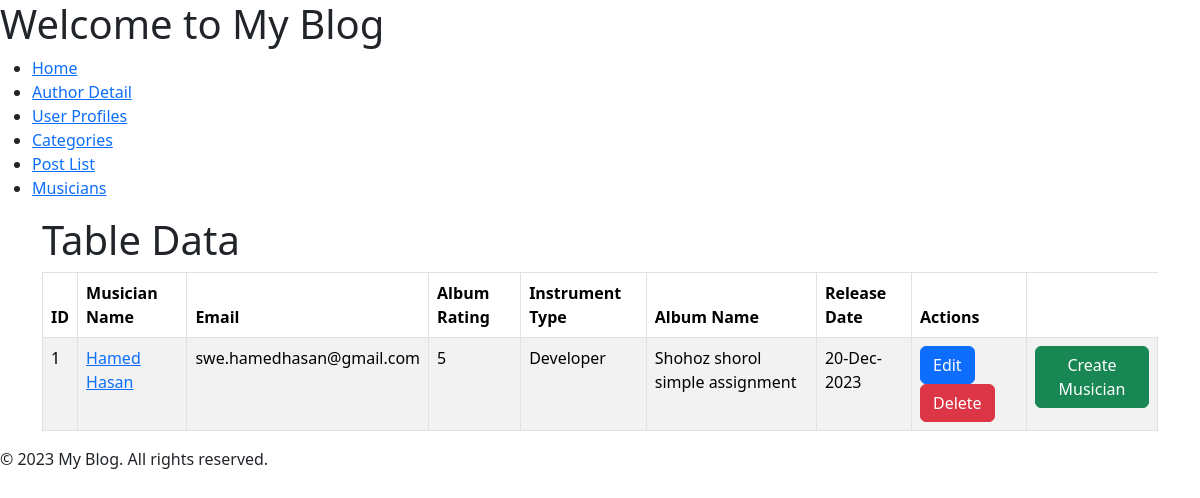
Screenshot of /musicians_directory/musician/ with the database file from the repository.
### musicians_directory/models.py (models this page shows, shortened)
class Musician(models.Model):
    first_name = models.CharField(max_length=100)
    last_name = models.CharField(max_length=100)
    email = models.EmailField()
    phone_number = models.CharField(max_length=15)
    instrument_type = models.CharField(max_length=100)

class Album(models.Model):
    musician = models.ForeignKey(Musician, on_delete=models.CASCADE)
    album_name = models.CharField(max_length=200)
    release_date = models.DateField()
    rating = models.PositiveIntegerField(choices=[(i, i) for i in range(1, 6)])

### musicians_directory/views.py (the view)
# urls.py: path('musician/', musician_list, name='musician_list'),
def musician_list(request):
    musicians = Musician.objects.all()
    return render(request, 'musician_list.html', {'musicians': musicians})

### musicians_directory/templates/musician_list.html
{% extends 'base.html' %}
{% block content %}
<div class="container">
  <h1>Table Data</h1>
  <table class="table table-bordered table-striped">
    <thead>
      <tr>
        <th>ID</th>
        <th>Musician Name</th>
        <th>Email</th>
        <th>Album Rating</th>
        <th>Instrument Type</th>
        <th>Album Name</th>
        <th>Release Date</th>
        <th>Actions</th>
      </tr>
    </thead>
    <tbody>
      {% for musician in musicians %}
        <tr>
          <td>{{ musician.id }}</td>
          <td><a href="{% url 'musician_update' musician.id %}">{{ musician.first_name }} {{ musician.last_name }}</a></td>
          <td>{{ musician.email }}</td>
          <td>{{ musician.album_set.first.rating }}</td>
          <td>{{ musician.instrument_type }}</td>
          <td>{{ musician.album_set.first.album_name }}</td>
          <td>{{ musician.album_set.first.release_date|date:"d-M-Y" }}</td>
          <td>
            <a href="{% url 'musician_update' musician.id %}" class="btn btn-primary">Edit</a>
            <a href="{% url 'musician_delete' musician.id %}" class="btn btn-danger">Delete</a>
          </td>
          <td>
            <a href="{% url 'musician_create_or_update' %}" class="btn btn-success">Create Musician</a>
          </td>
        </tr>
      {% endfor %}
    </tbody>
  </table>
</div>
{% endblock %}

### templates/base.html (shortened to what this page needs)
<!DOCTYPE html>
<html lang="en">
<head>
    <link href="https://cdn.jsdelivr.net/npm/bootstrap@5.3.2/dist/css/bootstrap.min.css" rel="stylesheet">
</head>
<body>
    <header>
        <h1>Welcome to My Blog</h1>
    </header>
    <nav>
        <ul>
            <li><a href="{% url 'home' %}">Home</a></li>
            <li><a href="{% url 'author_detail'  %}">Author Detail</a></li>
            <li><a href="{% url 'profiles' %}">User Profiles</a></li>
            <li><a href="{% url 'category' %}">Categories</a></li>
            <li><a href="{% url 'post' %}">Post List</a></li>
            <li><a href="{% url 'musician_list' %}">Musicians</a></li>
        </ul>
    </nav>
    <main>
        {% block content %}{% endblock %}
    </main>
    <footer>
        <p>&copy; 2023 My Blog. All rights reserved.</p>
    </footer>
</body>
</html>

### rows the page displays
Musician: id "1", first_name "Hamed", last_name "Hasan", email "swe.hamedhasan@gmail.com", album_set.first.rating "5", instrument_type "Developer", album_set.first.album_name "Shohoz shorol simple assignment", album_set.first.release_date "20-Dec-2023"
